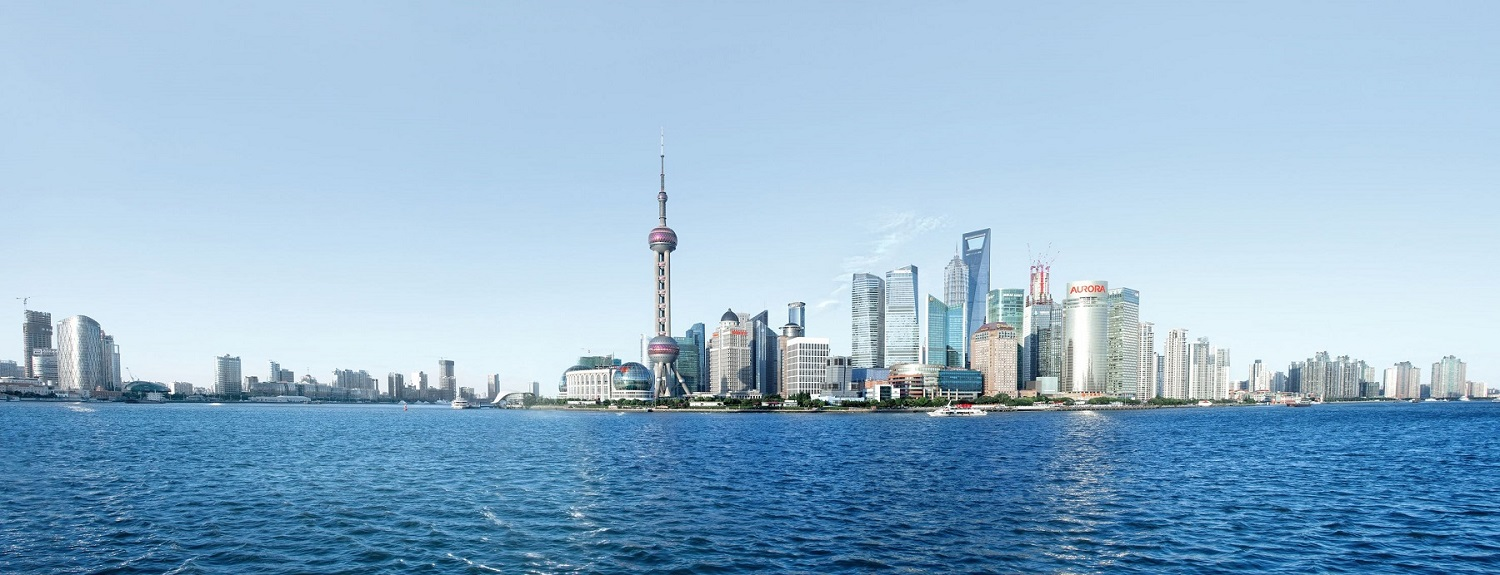
#> input picture 图像拼接/quanjing1.jpg, 1500 x 575 px, found by its file name
$ python '图像拼接.py'
#> lines starting #> are read from the running program, lines starting #| are printed output that depends on the picture
# -*- coding: utf-8 -*-
"""
Created on Wed Nov  6 10:19:01 2019

@author: panxiang
"""

import cv2
import numpy as np

img1=cv2.imread("C:\\quanjing1.jpg")
#> img1 is the input picture: shape (575, 1500, 3); mean B, G, R 207.9, 181.9, 147.8

cv2.imshow("img1",img1)

img1zuo=img1[:,:600]
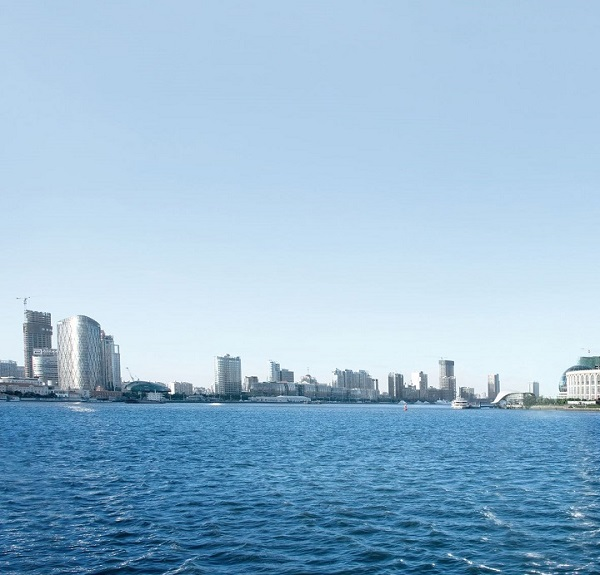
#> img1zuo: shape (575, 600, 3); mean B, G, R 211.7, 185.8, 151.3
img1you=img1[:,400:]
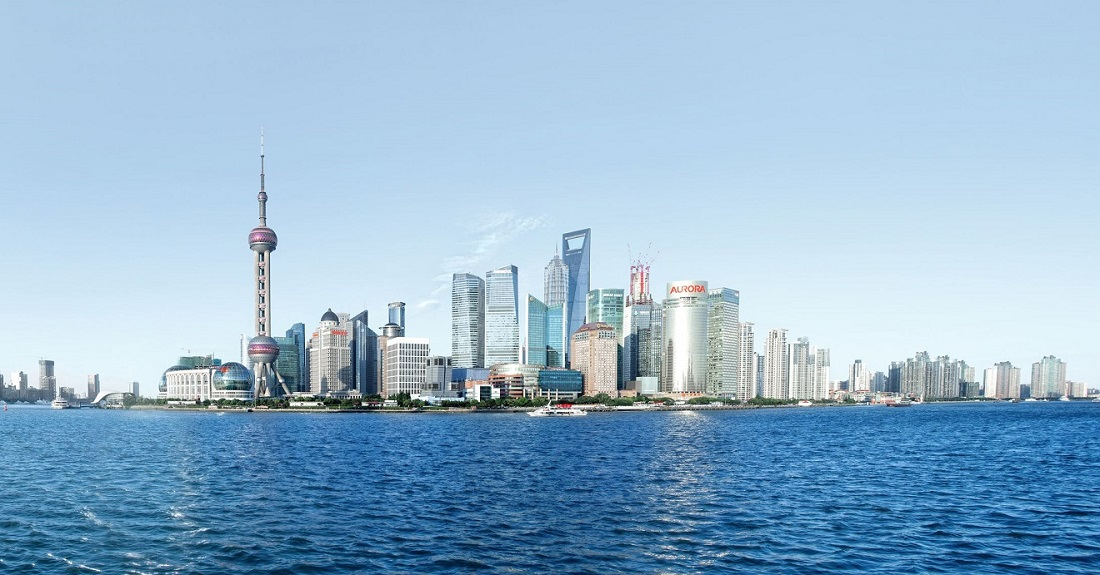
#> img1you: shape (575, 1100, 3); mean B, G, R 207.3, 181.3, 147.5

center=(img1you.shape[1]/2,img1you.shape[0]/2)
#> center = (550, 287.5)
angle=10
scale=1
M=cv2.getRotationMatrix2D(center,angle,scale)
img1you=cv2.warpAffine(img1you,M,(img1you.shape[1],img1you.shape[0]))
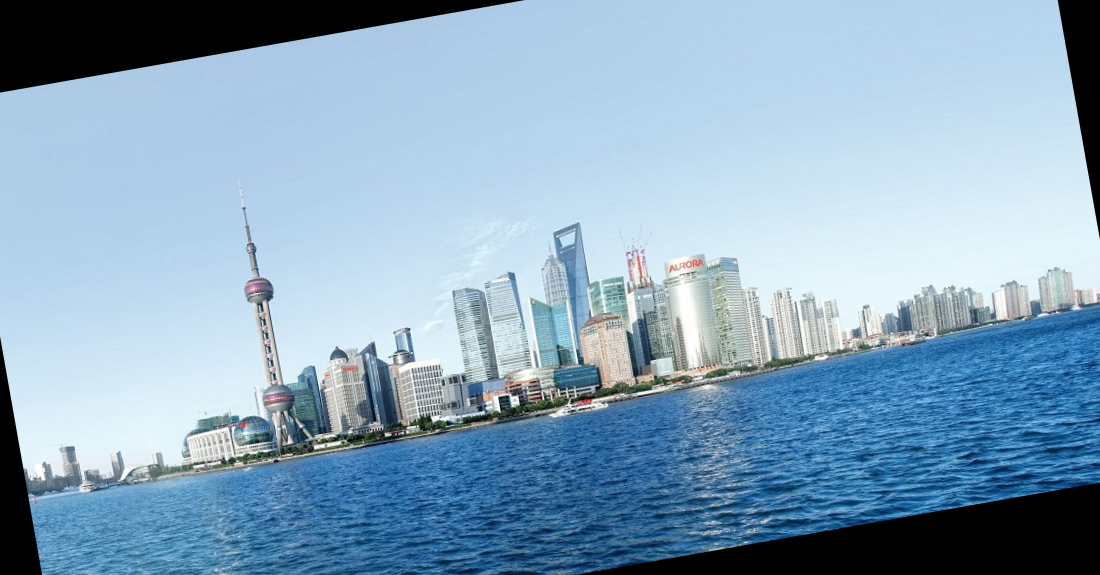
#> img1you: shape (575, 1100, 3); mean B, G, R 189.7, 166.7, 136.8


cv2.imshow("img1zuo",img1zuo)
cv2.imshow("img1you",img1you)


cv2.imwrite("C:\\img1zuo.jpg",img1zuo)
cv2.imwrite("C:\\img1you.jpg",img1you)


#SURF角点检测
img1zuo=cv2.imread("C:\\img1zuo.jpg")
img1you=cv2.imread("C:\\img1you.jpg")
img1zuojiaodian=img1zuo.copy()
img1youjiaodian=img1you.copy()


gray = cv2.cvtColor(img1zuo,cv2.COLOR_BGR2GRAY)
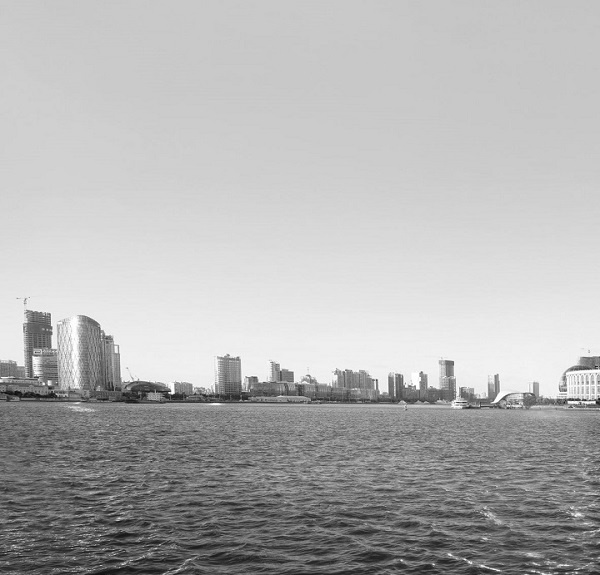
#> gray: shape (575, 600); min 14, max 255, mean 178.4
gray2 = cv2.cvtColor(img1you,cv2.COLOR_BGR2GRAY)
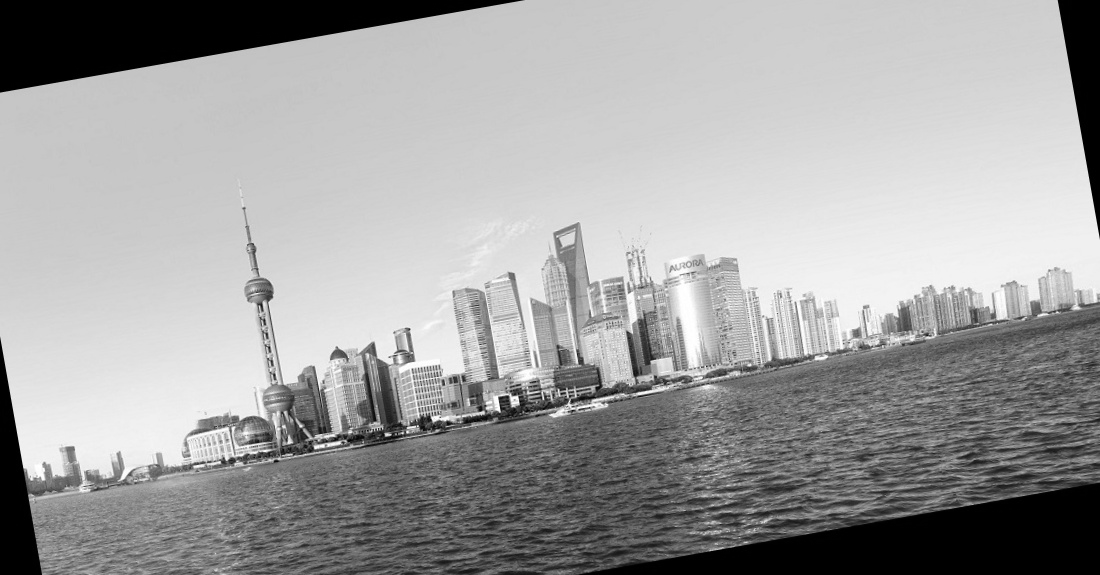
#> gray2: shape (575, 1100); min 0, max 255, mean 160.4

#> (the run stopped early here; a loop or call above may not have finished)
